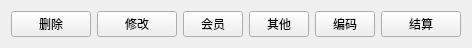
  <widget class="QFrame" name="frame_bottom">
   <property name="geometry">
    <rect>
     <x>320</x>
     <y>750</y>
     <width>361</width>
     <height>47</height>
    </rect>
   </property>
   <layout class="QHBoxLayout" name="horizontalLayout_2" stretch="2,2,2,2,2,3">
    <item>
     <widget class="QPushButton" name="pushButton_del">
      <property name="sizePolicy">
       <sizepolicy hsizetype="Expanding" vsizetype="Expanding">
        <horstretch>0</horstretch>
        <verstretch>0</verstretch>
       </sizepolicy>
      </property>
      <property name="focusPolicy">
       <enum>Qt::NoFocus</enum>
      </property>
      <property name="text">
       <string>删除</string>
      </property>
      <property name="icon">
       <iconset resource="../res.qrc">
        <normaloff>:/image/btn_icon/10.png</normaloff>:/image/btn_icon/10.png</iconset>
      </property>
      <property name="outer_stylesheet" stdset="0">
       <string>pushbutton_bottom</string>
      </property>
     </widget>
    </item>
    <item>
     <widget class="QPushButton" name="pushButton_detail">
      <property name="sizePolicy">
       <sizepolicy hsizetype="Expanding" vsizetype="Expanding">
        <horstretch>0</horstretch>
        <verstretch>0</verstretch>
       </sizepolicy>
      </property>
      <property name="focusPolicy">
       <enum>Qt::NoFocus</enum>
      </property>
      <property name="text">
       <string>修改</string>
      </property>
      <property name="icon">
       <iconset resource="../res.qrc">
        <normaloff>:/image/btn_icon/11.png</normaloff>:/image/btn_icon/11.png</iconset>
      </property>
      <property name="outer_stylesheet" stdset="0">
       <string>pushbutton_bottom</string>
      </property>
     </widget>
    </item>
    <item>
     <widget class="public_pushbuton_rt_check" name="pushButton_member">
      <property name="sizePolicy">
       <sizepolicy hsizetype="Minimum" vsizetype="Expanding">
        <horstretch>0</horstretch>
        <verstretch>0</verstretch>
       </sizepolicy>
      </property>
      <property name="minimumSize">
       <size>
        <width>60</width>
        <height>0</height>
       </size>
      </property>
      <property name="focusPolicy">
       <enum>Qt::NoFocus</enum>
      </property>
      <property name="text">
       <string>会员</string>
      </property>
      <property name="icon">
       <iconset resource="../res.qrc">
        <normaloff>:/image/btn_icon/9.png</normaloff>:/image/btn_icon/9.png</iconset>
      </property>
      <property name="outer_stylesheet" stdset="0">
       <string>pushbutton_bottom</string>
      </property>
     </widget>
    </item>
    <item>
     <widget class="lds_pushbutton_oblique" name="pushButton_other">
      <property name="sizePolicy">
       <sizepolicy hsizetype="Minimum" vsizetype="Expanding">
        <horstretch>0</horstretch>
        <verstretch>0</verstretch>
       </sizepolicy>
      </property>
      <property name="minimumSize">
       <size>
        <width>60</width>
        <height>0</height>
       </size>
      </property>
      <property name="focusPolicy">
       <enum>Qt::NoFocus</enum>
      </property>
      <property name="styleSheet">
       <string notr="true"/>
      </property>
      <property name="text">
       <string>其他</string>
      </property>
      <property name="icon">
       <iconset resource="../res.qrc">
        <normaloff>:/image/btn_icon/11.png</normaloff>:/image/btn_icon/11.png</iconset>
      </property>
      <property name="outer_stylesheet" stdset="0">
       <string>pushbutton_bottom</string>
      </property>
     </widget>
    </item>
    <item>
     <widget class="lds_pushbutton_oblique" name="pushButton_bianma">
      <property name="sizePolicy">
       <sizepolicy hsizetype="Minimum" vsizetype="Expanding">
        <horstretch>0</horstretch>
        <verstretch>0</verstretch>
       </sizepolicy>
      </property>
      <property name="minimumSize">
       <size>
        <width>60</width>
        <height>0</height>
       </size>
      </property>
      <property name="focusPolicy">
       <enum>Qt::NoFocus</enum>
      </property>
      <property name="styleSheet">
       <string notr="true"/>
      </property>
      <property name="text">
       <string>编码</string>
      </property>
      <property name="icon">
       <iconset resource="../res.qrc">
        <normaloff>:/image/btn_icon/2.png</normaloff>:/image/btn_icon/2.png</iconset>
      </property>
      <property name="outer_stylesheet" stdset="0">
       <string>pushbutton_bottom</string>
      </property>
     </widget>
    </item>
    <item>
     <widget class="public_pushbutton_pay" name="pushButton_pay">
      <property name="sizePolicy">
       <sizepolicy hsizetype="Minimum" vsizetype="Expanding">
        <horstretch>0</horstretch>
        <verstretch>0</verstretch>
       </sizepolicy>
      </property>
      <property name="focusPolicy">
       <enum>Qt::NoFocus</enum>
      </property>
      <property name="text">
       <string>结算</string>
      </property>
     </widget>
    </item>
   </layout>
  </widget>
